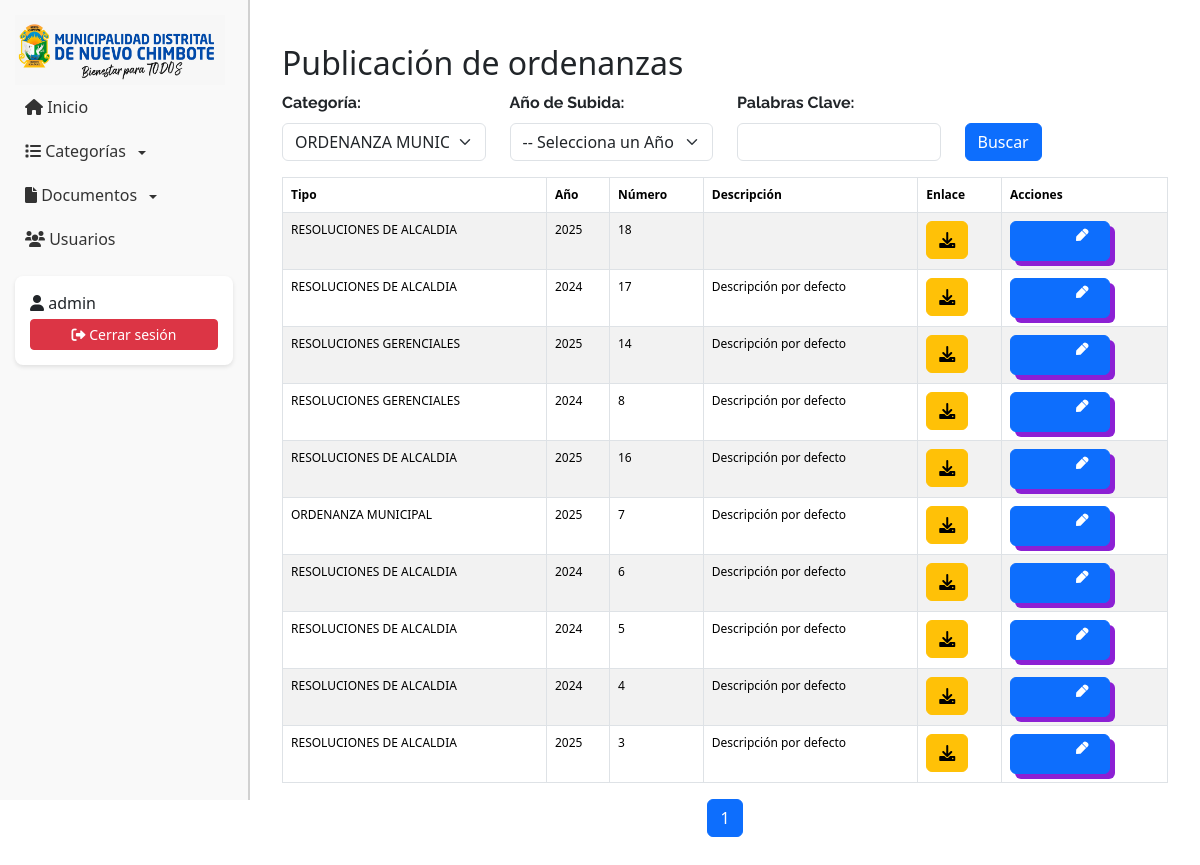
The app's page /admin/VerDocumentos.php (signed in), older data.
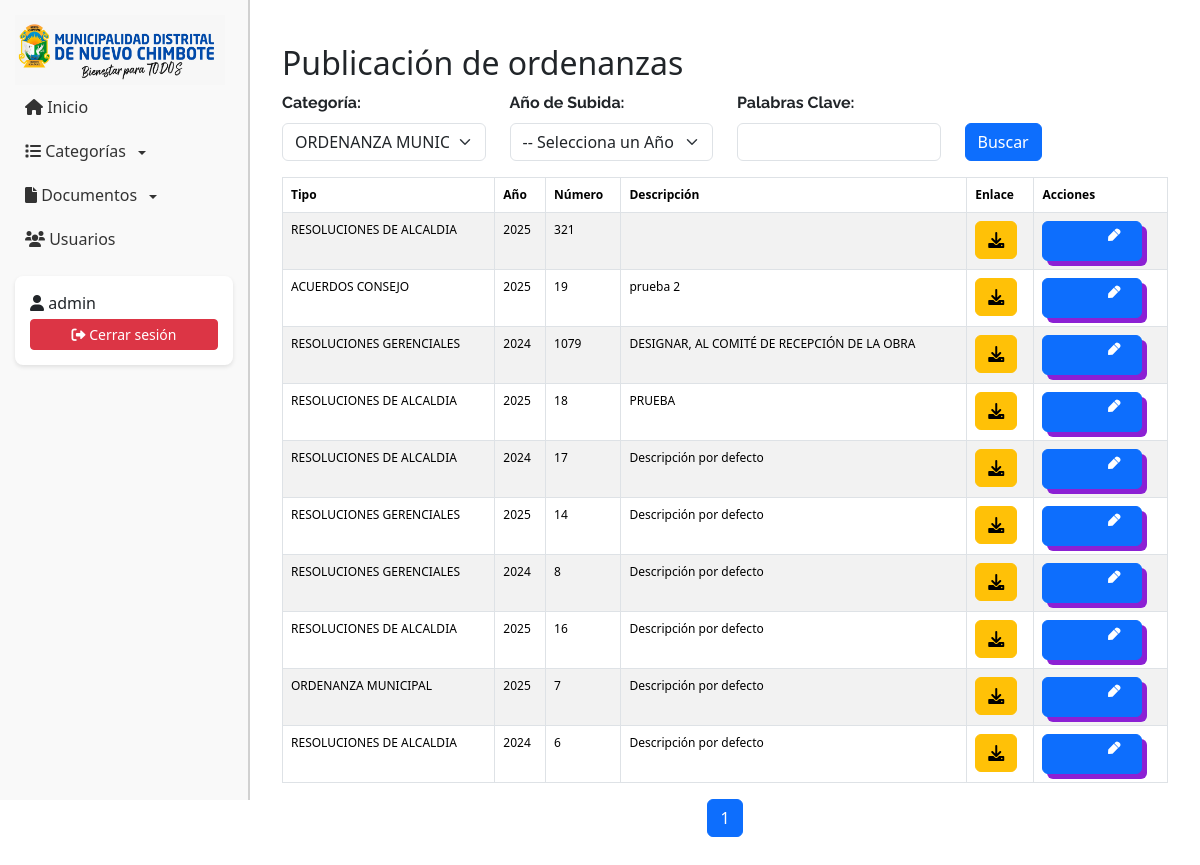
The same page, newer data.
### tables this page shows
CREATE TABLE `documentos` (
  `id` int(10) UNSIGNED NOT NULL,
  `tipo` char(2) NOT NULL,
  `anno` char(4) NOT NULL,
  `NUMERO` int(10) UNSIGNED NOT NULL,
  `fecha` date NOT NULL,
  `descripcion` varchar(255) NOT NULL
);

### admin/VerDocumentos.php (the view, shortened to what the changed rows need)
<?php
require_once '../connection/db.php';
$searchTipo = $_GET['tipo'] ?? '';
$searchAnno = $_GET['anno'] ?? '';
$searchKeyword = $_GET['keyword'] ?? '';
$page = $_GET['page'] ?? 1;
$limit = 10;
$offset = ($page - 1) * $limit;
$sql = "
    SELECT d.id, t.nombre AS tipos, d.anno, d.numero,
           d.descripcion AS descripcion_actual,
           m.link AS link
    FROM documentos d
    INNER JOIN tipos t ON d.tipo = t.prefijo
    LEFT JOIN (
        SELECT m1.documento_id, m1.descripcion, m1.link
        FROM mantenimiento m1
        INNER JOIN (
            SELECT documento_id, MAX(id) AS max_id
            FROM mantenimiento
            GROUP BY documento_id
        ) m2 ON m1.documento_id = m2.documento_id AND m1.id = m2.max_id
    ) m ON d.id = m.documento_id
    WHERE (:tipo = '' OR d.tipo = :tipo)
    AND (:anno = '' OR d.anno = :anno)
    AND (:keyword = '' OR d.descripcion LIKE :keyword)
    ORDER BY d.id DESC
    LIMIT :limit OFFSET :offset";
$stmt = $pdo->prepare($sql);
$stmt->bindValue(':tipo', $searchTipo);
$stmt->bindValue(':anno', $searchAnno);
$stmt->bindValue(':keyword', '%' . $searchKeyword . '%');
$stmt->bindValue(':limit', $limit, PDO::PARAM_INT);
$stmt->bindValue(':offset', $offset, PDO::PARAM_INT);
$stmt->execute();
$documentos = $stmt->fetchAll(PDO::FETCH_ASSOC);
?>
<!DOCTYPE html>
<html lang="es">
<head>
    <link rel="stylesheet" href="https://cdnjs.cloudflare.com/ajax/libs/font-awesome/6.0.0-beta3/css/all.min.css">
    <link rel="stylesheet" href="../public/css/ver_documentos.css">
    <link href="https://cdn.jsdelivr.net/npm/bootstrap@5.3.3/dist/css/bootstrap.min.css" rel="stylesheet"
>
</head>
<body>
    <div class="content">
        <div class="container">
            <div class="row mt-4">
                <div class="col-lg-12 text-left">
                    <h2>Publicación de ordenanzas</h2>
                    <div class="row">
                        <div class="col-lg-12 text-left">
                            <table class="table table-striped table-bordered" style="font-size:12px;">
                                <thead>
                                    <tr>
                                        <th>Tipo</th>
                                        <th>Año</th>
                                        <th>Número</th>
                                        <th>Descripción</th>
                                        <th>Enlace</th>
                                        <th>Acciones</th>
                                    </tr>
                                </thead>
                                <tbody id="documentosTableBody">
                                    <?php foreach ($documentos as $documento): ?>
                                        <tr>
                                            <td><?= htmlspecialchars($documento['tipos']) ?></td>
                                            <td><?= htmlspecialchars($documento['anno']) ?></td>
                                            <td><?= htmlspecialchars($documento['numero']) ?></td>
                                            <td><?= htmlspecialchars($documento['descripcion_actual']) ?></td>
                                            <td>
                                                <a href="/PORTALTRANSPARENCIAMUNI/public/<?= htmlspecialchars($documento['link']) ?>"
                                                    target="_blank" class="btn btn-warning btn-xs">
                                                    <i class="fa-solid fa-download"></i>
                                                </a>
                                            </td>
                                            <td>
                                                <a href="editar_documento.php?id=<?= $documento['id'] ?>"
                                                    class="btn btn-primary btn-xs Btn">
                                                </a>
                                            </td>
                                        </tr>
                                    <?php endforeach; ?>
                                </tbody>
                            </table>
                            <div class="d-flex justify-content-center">
                                <nav aria-label="Page navigation">
                                    <ul class="pagination">
                                        <?php for ($i = 1; $i <= $page; $i++): ?>
                                            <li class="page-item <?= $i == $page ? 'active' : '' ?>">
                                                <a class="page-link"
                                                    href="?page=<?= $i ?>&order_by=<?= $orderBy ?>&order_dir=<?= $orderDir ?>&tipo=<?= $searchTipo ?>&anno=<?= $searchAnno ?>&keyword=<?= $searchKeyword ?>"><?= $i ?></a>
                                            </li>
                                        <?php endfor; ?>
                                    </ul>
                                </nav>
                            </div>
                        </div>
                    </div>
                </div>
            </div>
        </div>
    </div>
</body>
</html>

Row changes from the older to the newer data that the page shows:
no longer on this page (row unchanged): documentos: tipos "RESOLUCIONES DE ALCALDIA", anno "2024", NUMERO "5", descripcion "Descripción por defecto"
no longer on this page (row unchanged): documentos: tipos "RESOLUCIONES DE ALCALDIA", anno "2024", NUMERO "4", descripcion "Descripción por defecto"
no longer on this page (row unchanged): documentos: tipos "RESOLUCIONES DE ALCALDIA", anno "2025", NUMERO "3", descripcion "Descripción por defecto"
added documentos: tipos "RESOLUCIONES DE ALCALDIA", anno "2025", NUMERO "321"
added documentos: tipos "ACUERDOS CONSEJO", anno "2025", NUMERO "19", descripcion "prueba 2"
added documentos: tipos "RESOLUCIONES GERENCIALES", anno "2024", NUMERO "1079", descripcion "DESIGNAR, AL COMITÉ DE RECEPCIÓN DE LA OBRA"
changed documentos: descripcion (not shown) → "PRUEBA"
